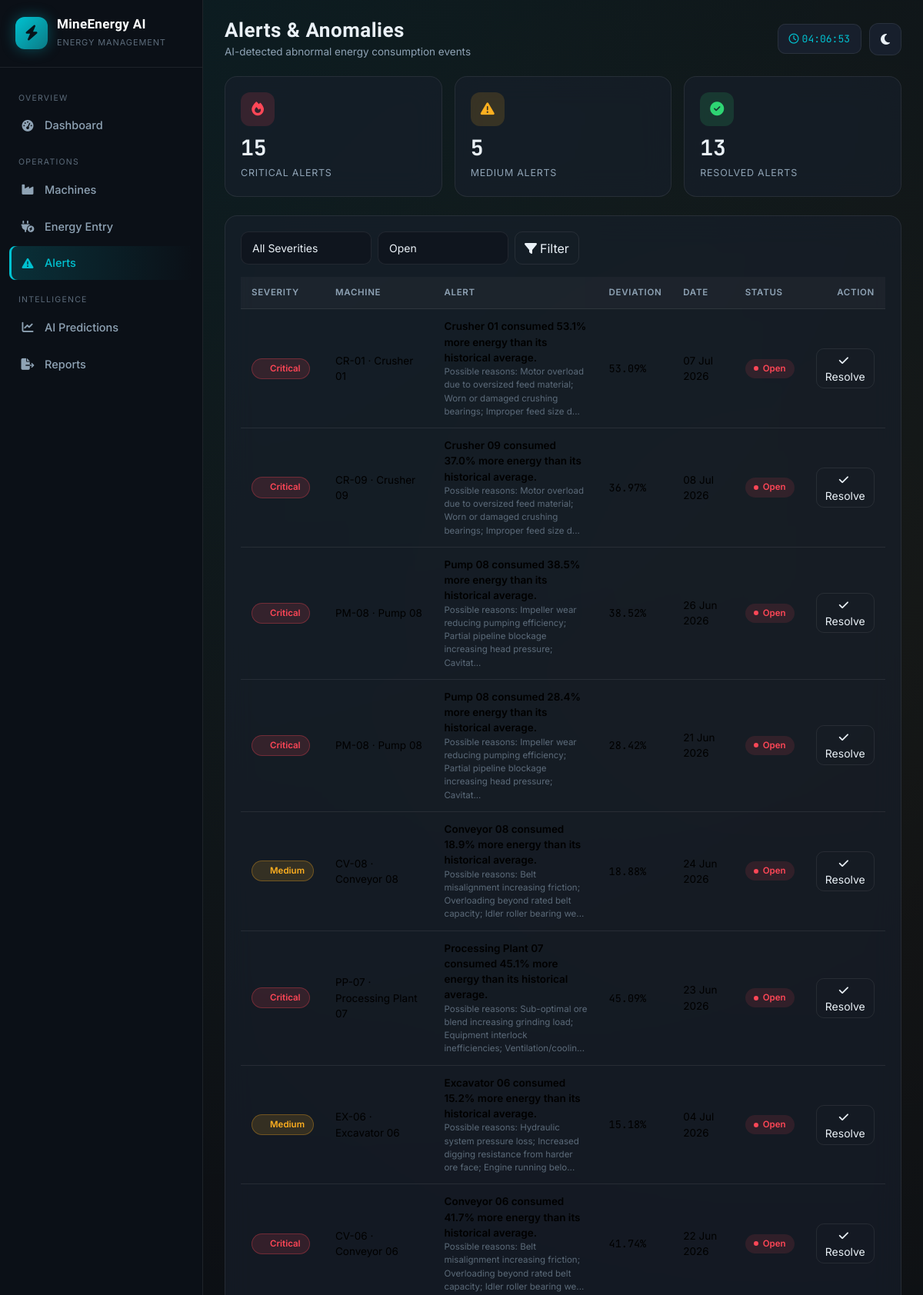
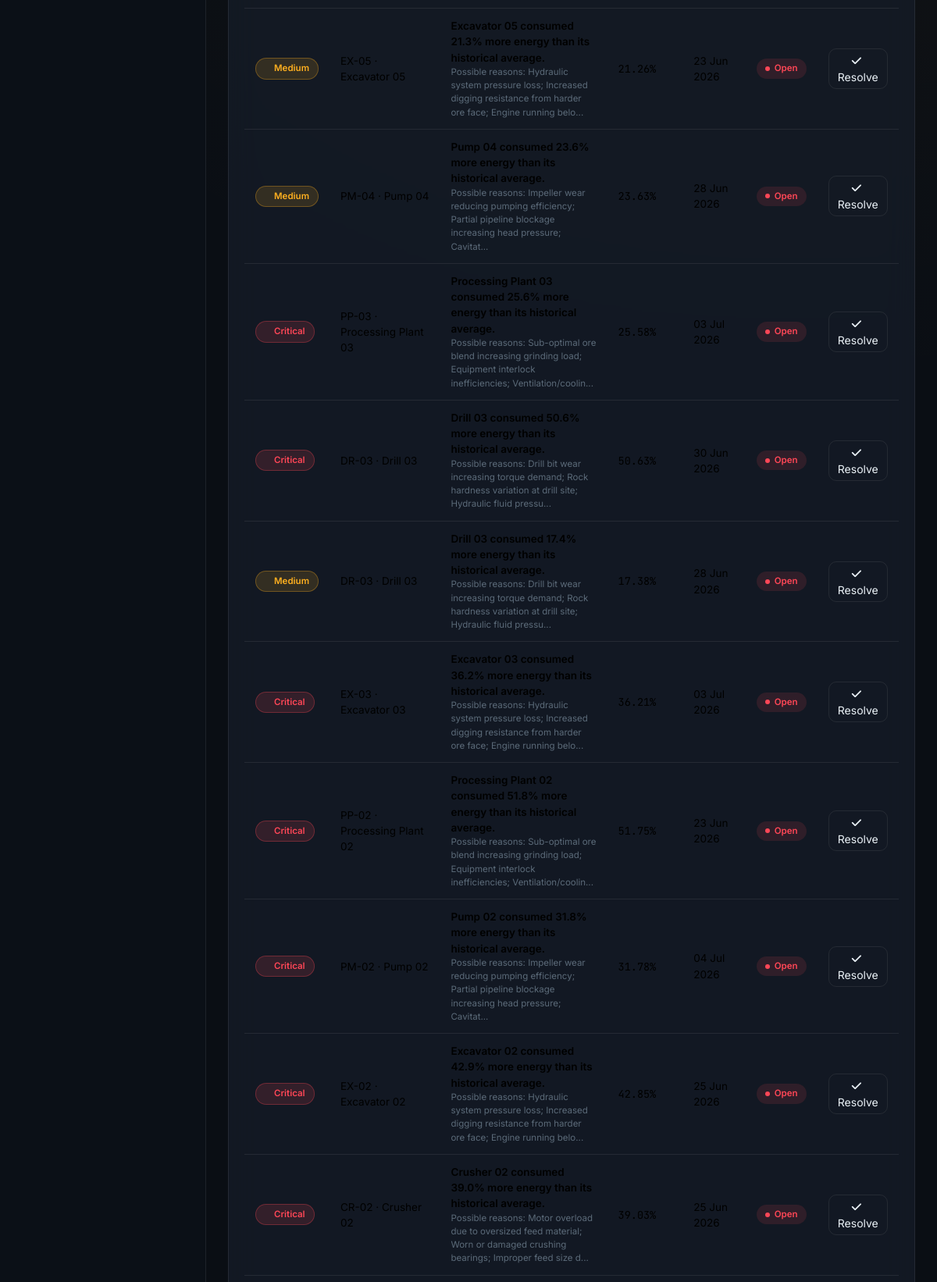
The app's page /alerts/ (signed in, upper part) with its own data (2 pictures, top to bottom).
### models/models.py (models this page shows, shortened)
class Alert(db.Model):
    __tablename__ = "alerts"
    id = db.Column(db.Integer, primary_key=True)
    machine_id = db.Column(db.Integer, db.ForeignKey("machines.id"), nullable=False)
    date = db.Column(db.Date, nullable=False, default=datetime.utcnow)
    severity = db.Column(db.String(20), nullable=False)  # Critical / Medium / Low
    title = db.Column(db.String(200), nullable=False)
    message = db.Column(db.Text, nullable=False)
    percent_deviation = db.Column(db.Float, default=0.0)
    status = db.Column(db.String(20), default="Open")  # Open / Resolved
    created_at = db.Column(db.DateTime, default=datetime.utcnow)
    resolved_at = db.Column(db.DateTime, nullable=True)

class Machine(db.Model):
    __tablename__ = "machines"
    id = db.Column(db.Integer, primary_key=True)
    machine_code = db.Column(db.String(20), unique=True, nullable=False)  # e.g. CR-01
    name = db.Column(db.String(120), nullable=False)
    machine_type = db.Column(db.String(50), nullable=False)  # Crusher, Conveyor, etc.
    location = db.Column(db.String(120), nullable=False)
    status = db.Column(db.String(20), default="Active")  # Active / Idle / Maintenance / Offline
    installation_date = db.Column(db.Date, nullable=False)
    rated_power_kw = db.Column(db.Float, default=100.0)  # nameplate power rating
    created_at = db.Column(db.DateTime, default=datetime.utcnow)
    energy_records = db.relationship(
        "EnergyRecord", backref="machine", lazy="dynamic", cascade="all, delete-orphan"
    )
    alerts = db.relationship(
        "Alert", backref="machine", lazy="dynamic", cascade="all, delete-orphan"
    )
    predictions = db.relationship(
        "Prediction", backref="machine", lazy="dynamic", cascade="all, delete-orphan"
    )

### routes/alerts.py (the view)
@alerts_bp.route("/")
@login_required
def index():
    severity_filter = request.args.get("severity", "")
    status_filter = request.args.get("status", "Open")
    query = Alert.query.join(Machine)
    if severity_filter:
        query = query.filter(Alert.severity == severity_filter)
    if status_filter:
        query = query.filter(Alert.status == status_filter)
    all_alerts = query.order_by(Alert.created_at.desc()).all()
    critical_count = Alert.query.filter_by(severity="Critical", status="Open").count()
    medium_count = Alert.query.filter_by(severity="Medium", status="Open").count()
    resolved_count = Alert.query.filter_by(status="Resolved").count()
    return render_template(
        "alerts.html",
        alerts=all_alerts,
        severity_filter=severity_filter,
        status_filter=status_filter,
        critical_count=critical_count,
        medium_count=medium_count,
        resolved_count=resolved_count,
    )

### app.py (called while the page is built)
@login_manager.user_loader
def load_user(user_id):
    return db.session.get(User, int(user_id))

### templates/alerts.html (shortened to what this page needs)
{% extends "base.html" %}
{% block page_title %}Alerts &amp; Anomalies{% endblock %}
{% block page_subtitle %}AI-detected abnormal energy consumption events{% endblock %}
{% block content %}
<div class="row g-3 mb-4">
  <div class="col-md-4">
    <div class="glass-card kpi-card">
      <div class="kpi-icon icon-red"><i class="fa-solid fa-fire"></i></div>
      <div class="kpi-value">{{ critical_count }}</div>
      <div class="kpi-label">Critical Alerts</div>
    </div>
  </div>
  <div class="col-md-4">
    <div class="glass-card kpi-card">
      <div class="kpi-icon icon-amber"><i class="fa-solid fa-triangle-exclamation"></i></div>
      <div class="kpi-value">{{ medium_count }}</div>
      <div class="kpi-label">Medium Alerts</div>
    </div>
  </div>
  <div class="col-md-4">
    <div class="glass-card kpi-card">
      <div class="kpi-icon icon-green"><i class="fa-solid fa-circle-check"></i></div>
      <div class="kpi-value">{{ resolved_count }}</div>
      <div class="kpi-label">Resolved Alerts</div>
    </div>
  </div>
</div>
<div class="glass-card fade-in-up">
  <form class="d-flex flex-wrap gap-2 mb-3 form-industrial" method="GET">
    <select name="severity" class="form-select" style="width:170px;">
      <option value="">All Severities</option>
    </select>
    <select name="status" class="form-select" style="width:170px;">
      <option value="Open" {% if status_filter == 'Open' %}selected{% endif %}>Open</option>
    </select>
    <button class="btn btn-outline-industrial" type="submit"><i class="fa-solid fa-filter me-1"></i>Filter</button>
  </form>
  <div class="table-responsive">
    <table class="table table-industrial align-middle">
      <thead>
        <tr><th>Severity</th><th>Machine</th><th>Alert</th><th>Deviation</th><th>Date</th><th>Status</th><th class="text-end">Action</th></tr>
      </thead>
      <tbody>
        {% for a in alerts %}
        <tr>
          <td><span class="status-pill severity-{{ a.severity.lower() }}">{{ a.severity }}</span></td>
          <td>{{ a.machine.machine_code }} &middot; {{ a.machine.name }}</td>
          <td style="max-width:340px;">
            <div style="font-weight:600; font-size:13.5px;">{{ a.title }}</div>
            <div style="font-size:11.5px; color:var(--text-dim);">{{ a.message[:120] }}{% if a.message|length > 120 %}...{% endif %}</div>
          </td>
          <td class="mono">{{ a.percent_deviation }}%</td>
          <td>{{ a.date.strftime('%d %b %Y') }}</td>
          <td>
            <span class="status-pill {% if a.status == 'Open' %}status-offline{% else %}status-active{% endif %}">{{ a.status }}</span>
          </td>
          <td class="text-end">
            {% if a.status == 'Open' %}
            <form method="POST" action="{{ url_for('alerts.resolve', alert_id=a.id) }}">
              <button class="btn btn-sm btn-outline-industrial" type="submit"><i class="fa-solid fa-check me-1"></i>Resolve</button>
            </form>
            {% else %}
            <span class="text-muted" style="font-size:12px;">
              {{ a.resolved_at.strftime('%d %b') if a.resolved_at else '' }}
            </span>
            {% endif %}
          </td>
        </tr>
        {% else %}
        <tr><td colspan="7" class="text-center text-muted py-4">No alerts match your filters.</td></tr>
        {% endfor %}
      </tbody>
    </table>
  </div>
</div>
{% endblock %}

### static/css/style.css (style rules this page uses)
:root { --bg-primary: #0A0E14; --bg-secondary: #0F151E; --panel-bg: rgba(23, 32, 44, 0.65); --panel-bg-solid: #171F2C; --panel-border: rgba(255, 255, 255, 0.08); --sidebar-bg: #0B1017; --accent-cyan: #00C2D1; --accent-cyan-glow: rgba(0, 194, 209, 0.35); --accent-amber: #FFB020; --accent-amber-glow: rgba(255, 176, 32, 0.3); --accent-red: #FF4757; --accent-green: #2ED573; --accent-blue: #4A9DFF; --text-primary: #EAF1F7; --text-muted: #8FA3B5; --text-dim: #5C6B7A; --font-display: 'Rajdhani', sans-serif; --font-body: 'Inter', sans-serif; --font-mono: 'JetBrains Mono', monospace; --radius-lg: 16px; --radius-md: 12px; --radius-sm: 8px; --shadow-glow-cyan: 0 0 24px rgba(0, 194, 209, 0.15); --transition: all 0.25s cubic-bezier(0.4, 0, 0.2, 1); }
* { box-sizing: border-box; }
html, body { height: 100%; }
body { background: var(--bg-primary); background-image: radial-gradient(circle at 15% 0%, rgba(0, 194, 209, 0.07), transparent 40%), radial-gradient(circle at 85% 20%, rgba(255, 176, 32, 0.05), transparent 45%); background-attachment: fixed; color: var(--text-primary); font-family: var(--font-body); transition: background 0.4s ease, color 0.4s ease; min-height: 100vh; }
.mono { font-family: var(--font-mono); }
.glass-card { background: var(--panel-bg); backdrop-filter: blur(18px); -webkit-backdrop-filter: blur(18px); border: 1px solid var(--panel-border); border-radius: var(--radius-lg); padding: 20px; transition: var(--transition); position: relative; overflow: hidden; }
.kpi-card { display: flex; flex-direction: column; gap: 10px; min-height: 128px; }
.kpi-card .kpi-icon { width: 44px; height: 44px; border-radius: 12px; display: flex; align-items: center; justify-content: center; font-size: 18px; margin-bottom: 4px; }
.kpi-card .kpi-value { font-family: var(--font-mono); font-size: 28px; font-weight: 700; color: var(--text-primary); line-height: 1; }
.kpi-card .kpi-label { font-size: 12.5px; color: var(--text-muted); text-transform: uppercase; letter-spacing: 0.06em; }
.icon-amber { background: rgba(255, 176, 32, 0.15); color: var(--accent-amber); }
.icon-red { background: rgba(255, 71, 87, 0.15); color: var(--accent-red); }
.icon-green { background: rgba(46, 213, 115, 0.15); color: var(--accent-green); }
.table-industrial { --bs-table-bg: transparent; color: var(--text-primary); }
.table-industrial thead th { background: rgba(255, 255, 255, 0.03); color: var(--text-muted); font-size: 11.5px; text-transform: uppercase; letter-spacing: 0.06em; font-weight: 600; border-bottom: 1px solid var(--panel-border); padding: 12px 14px; white-space: nowrap; }
.table-industrial tbody td { padding: 12px 14px; border-bottom: 1px solid var(--panel-border); font-size: 13.5px; vertical-align: middle; }
.table-industrial tbody tr { transition: var(--transition); }
.status-pill { display: inline-flex; align-items: center; gap: 6px; padding: 4px 11px; border-radius: 20px; font-size: 11.5px; font-weight: 600; }
.status-pill::before { content: ''; width: 6px; height: 6px; border-radius: 50%; }
.status-offline { background: rgba(255, 71, 87, 0.12); color: var(--accent-red); }
.status-offline::before { background: var(--accent-red); }
.severity-critical { background: rgba(255, 71, 87, 0.14); color: var(--accent-red); border: 1px solid rgba(255,71,87,0.3); }
.severity-medium { background: rgba(255, 176, 32, 0.14); color: var(--accent-amber); border: 1px solid rgba(255,176,32,0.3); }
.btn-outline-industrial { border: 1px solid var(--panel-border); color: var(--text-primary); background: transparent; border-radius: 10px; transition: var(--transition); }
.form-industrial .form-control, .form-industrial .form-select { background: var(--bg-secondary); border: 1px solid var(--panel-border); color: var(--text-primary); border-radius: 10px; padding: 10px 14px; font-size: 14px; }
.fade-in-up { animation: fadeInUp 0.5s ease both; }

### records on screen
Alert: severity "Critical", machine.machine_code "CR-01", machine.name "Crusher 01", title "Crusher 01 consumed 53.1% more energy than its historical average.", message "Possible reasons: Motor overload due to oversized feed material; Worn or damaged crushing bearings; Improper feed size d", percent_deviation "53.09", date "07 Jul 2026", status "Open"
Alert: severity "Critical", machine.machine_code "CR-09", machine.name "Crusher 09", title "Crusher 09 consumed 37.0% more energy than its historical average.", message "Possible reasons: Motor overload due to oversized feed material; Worn or damaged crushing bearings; Improper feed size d", percent_deviation "36.97", date "08 Jul 2026", status "Open"
Alert: severity "Critical", machine.machine_code "PM-08", machine.name "Pump 08", title "Pump 08 consumed 38.5% more energy than its historical average.", message "Possible reasons: Impeller wear reducing pumping efficiency; Partial pipeline blockage increasing head pressure; Cavitat", percent_deviation "38.52", date "26 Jun 2026", status "Open"
Alert: severity "Critical", machine.machine_code "PM-08", machine.name "Pump 08", title "Pump 08 consumed 28.4% more energy than its historical average.", message "Possible reasons: Impeller wear reducing pumping efficiency; Partial pipeline blockage increasing head pressure; Cavitat", percent_deviation "28.42", date "21 Jun 2026", status "Open"
Alert: severity "Medium", machine.machine_code "CV-08", machine.name "Conveyor 08", title "Conveyor 08 consumed 18.9% more energy than its historical average.", message "Possible reasons: Belt misalignment increasing friction; Overloading beyond rated belt capacity; Idler roller bearing we", percent_deviation "18.88", date "24 Jun 2026", status "Open"
Alert: severity "Critical", machine.machine_code "PP-07", machine.name "Processing Plant 07", title "Processing Plant 07 consumed 45.1% more energy than its historical average.", message "Possible reasons: Sub-optimal ore blend increasing grinding load; Equipment interlock inefficiencies; Ventilation/coolin", percent_deviation "45.09", date "23 Jun 2026", status "Open"
Alert: severity "Medium", machine.machine_code "EX-06", machine.name "Excavator 06", title "Excavator 06 consumed 15.2% more energy than its historical average.", message "Possible reasons: Hydraulic system pressure loss; Increased digging resistance from harder ore face; Engine running belo", percent_deviation "15.18", date "04 Jul 2026", status "Open"
Alert: severity "Critical", machine.machine_code "CV-06", machine.name "Conveyor 06", title "Conveyor 06 consumed 41.7% more energy than its historical average.", message "Possible reasons: Belt misalignment increasing friction; Overloading beyond rated belt capacity; Idler roller bearing we", percent_deviation "41.74", date "22 Jun 2026", status "Open"
Alert: severity "Medium", machine.machine_code "EX-05", machine.name "Excavator 05", title "Excavator 05 consumed 21.3% more energy than its historical average.", message "Possible reasons: Hydraulic system pressure loss; Increased digging resistance from harder ore face; Engine running belo", percent_deviation "21.26", date "23 Jun 2026", status "Open"
Alert: severity "Medium", machine.machine_code "PM-04", machine.name "Pump 04", title "Pump 04 consumed 23.6% more energy than its historical average.", message "Possible reasons: Impeller wear reducing pumping efficiency; Partial pipeline blockage increasing head pressure; Cavitat", percent_deviation "23.63", date "28 Jun 2026", status "Open"
Alert: severity "Critical", machine.machine_code "PP-03", machine.name "Processing Plant 03", title "Processing Plant 03 consumed 25.6% more energy than its historical average.", message "Possible reasons: Sub-optimal ore blend increasing grinding load; Equipment interlock inefficiencies; Ventilation/coolin", percent_deviation "25.58", date "03 Jul 2026", status "Open"
Alert: severity "Critical", machine.machine_code "DR-03", machine.name "Drill 03", title "Drill 03 consumed 50.6% more energy than its historical average.", message "Possible reasons: Drill bit wear increasing torque demand; Rock hardness variation at drill site; Hydraulic fluid pressu", percent_deviation "50.63", date "30 Jun 2026", status "Open"
Alert: severity "Medium", machine.machine_code "DR-03", machine.name "Drill 03", title "Drill 03 consumed 17.4% more energy than its historical average.", message "Possible reasons: Drill bit wear increasing torque demand; Rock hardness variation at drill site; Hydraulic fluid pressu", percent_deviation "17.38", date "28 Jun 2026", status "Open"
Alert: severity "Critical", machine.machine_code "EX-03", machine.name "Excavator 03", title "Excavator 03 consumed 36.2% more energy than its historical average.", message "Possible reasons: Hydraulic system pressure loss; Increased digging resistance from harder ore face; Engine running belo", percent_deviation "36.21", date "03 Jul 2026", status "Open"
Alert: severity "Critical", machine.machine_code "PP-02", machine.name "Processing Plant 02", title "Processing Plant 02 consumed 51.8% more energy than its historical average.", message "Possible reasons: Sub-optimal ore blend increasing grinding load; Equipment interlock inefficiencies; Ventilation/coolin", percent_deviation "51.75", date "23 Jun 2026", status "Open"
Alert: severity "Critical", machine.machine_code "PM-02", machine.name "Pump 02", title "Pump 02 consumed 31.8% more energy than its historical average.", message "Possible reasons: Impeller wear reducing pumping efficiency; Partial pipeline blockage increasing head pressure; Cavitat", percent_deviation "31.78", date "04 Jul 2026", status "Open"
Alert: severity "Critical", machine.machine_code "EX-02", machine.name "Excavator 02", title "Excavator 02 consumed 42.9% more energy than its historical average.", message "Possible reasons: Hydraulic system pressure loss; Increased digging resistance from harder ore face; Engine running belo", percent_deviation "42.85", date "25 Jun 2026", status "Open"
Alert: severity "Critical", machine.machine_code "CR-02", machine.name "Crusher 02", title "Crusher 02 consumed 39.0% more energy than its historical average.", message "Possible reasons: Motor overload due to oversized feed material; Worn or damaged crushing bearings; Improper feed size d", percent_deviation "39.03", date "25 Jun 2026", status "Open"

### other values on screen
{{ critical_count }} "15"
{{ medium_count }} "5"
{{ resolved_count }} "13"
